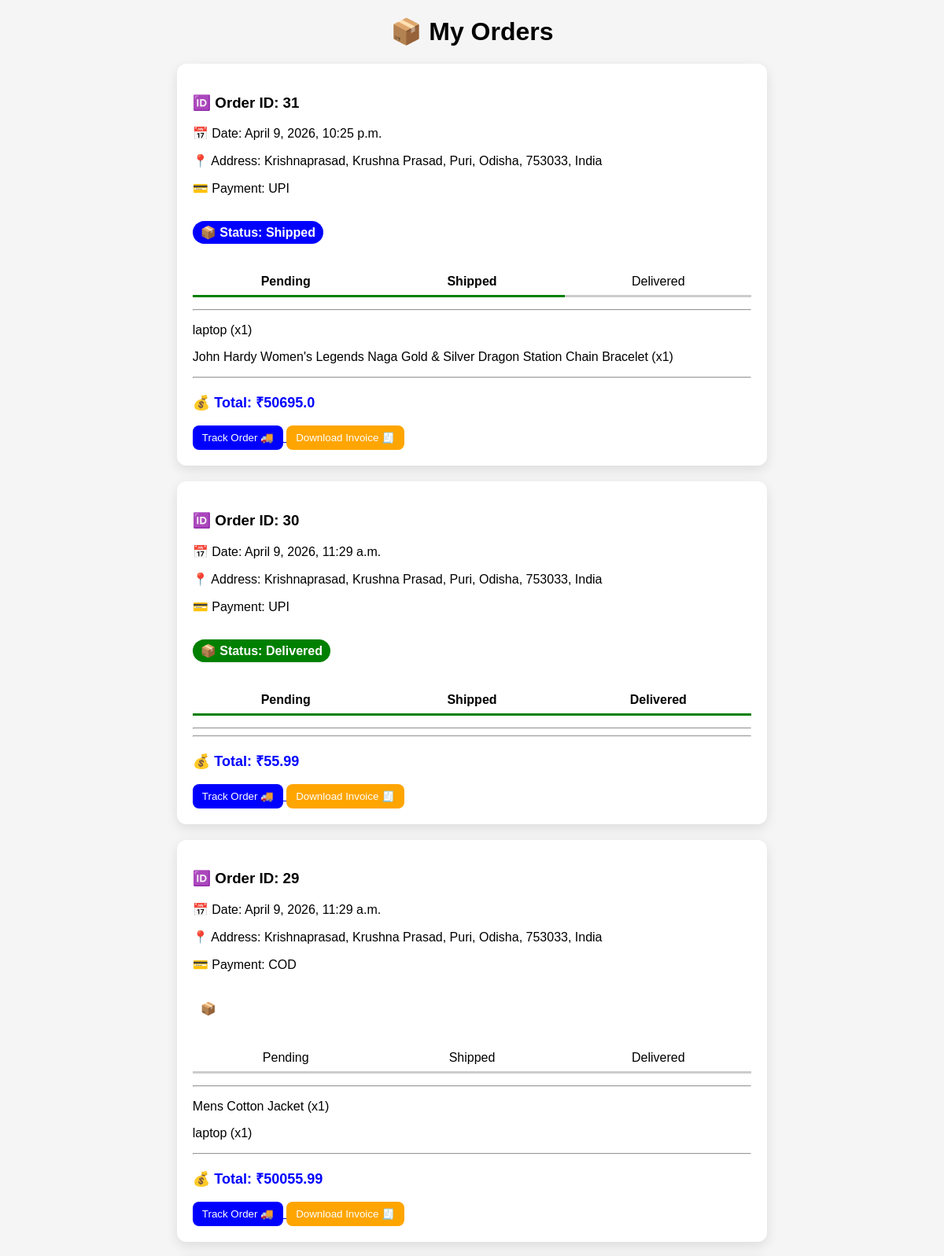
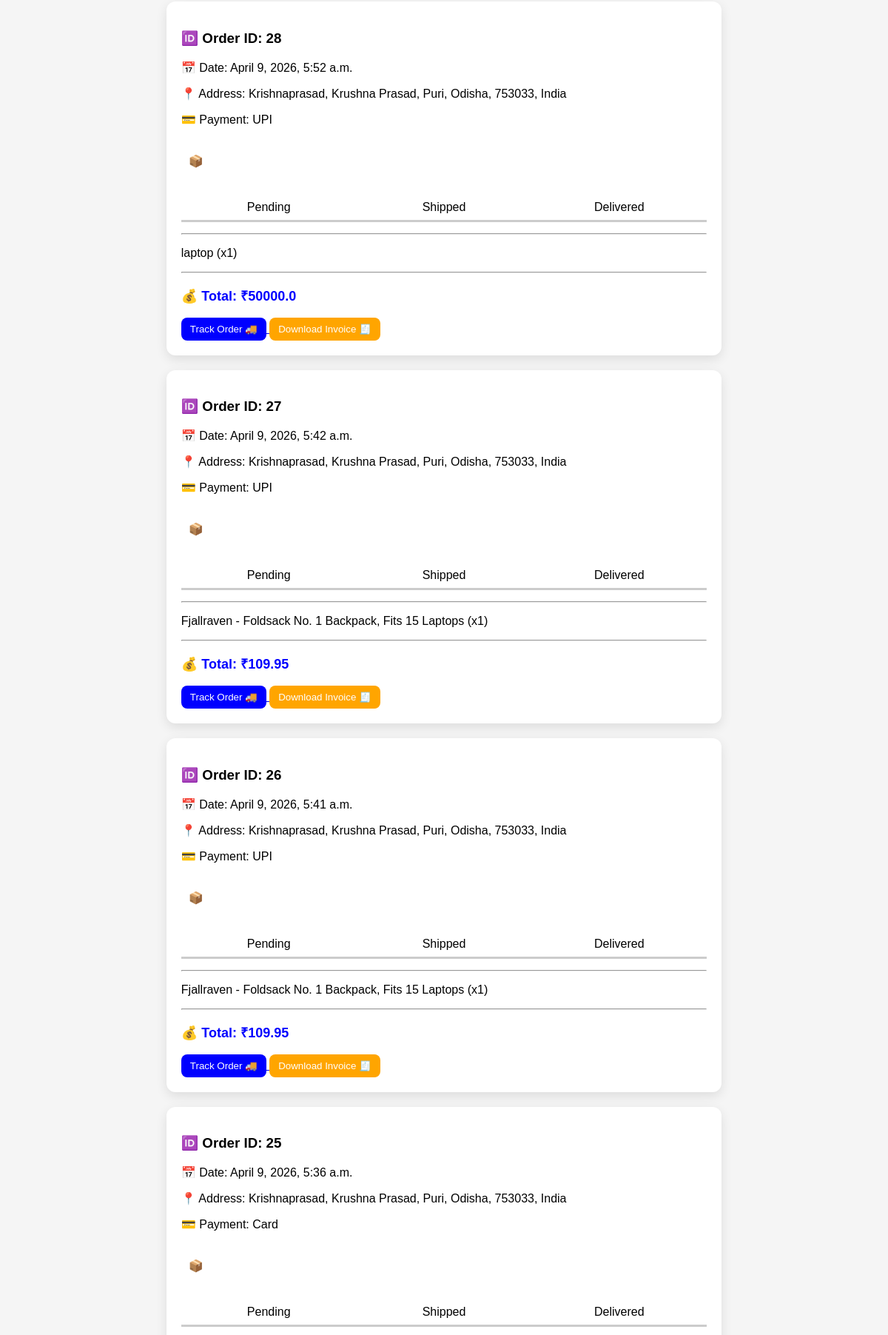
Screenshot of /orders/ (signed in, upper part) with the database file from the repository (2 pictures, top to bottom).
### store/models.py (models this page shows, shortened)
class Order(models.Model):
    STATUS_CHOICES = [
        ('Pending', 'Pending'),
        ('Shipped', 'Shipped'),
        ('Delivered', 'Delivered'),
        ('Cancelled', 'Cancelled'),
    ]
    user = models.ForeignKey(User, on_delete=models.CASCADE)
    address = models.TextField()
    payment_method = models.CharField(max_length=50)
    total_price = models.FloatField()
    status = models.CharField(max_length=20, choices=STATUS_CHOICES, default='Pending')
    created_at = models.DateTimeField(auto_now_add=True)

class OrderItem(models.Model):
    order = models.ForeignKey(Order, on_delete=models.CASCADE)
    product = models.ForeignKey(Product, on_delete=models.CASCADE)
    quantity = models.IntegerField()

class Product(models.Model):
    name = models.CharField(max_length=200)
    price = models.FloatField()
    image = models.URLField()
    category = models.ForeignKey(Category, on_delete=models.CASCADE)
    rating = models.FloatField(default=0)
    stock = models.IntegerField(default=0)

### store/views.py (the view)
# urls.py: path('orders/', views.orders, name='orders'),
@login_required
def orders(request):
    user_orders = Order.objects.filter(user=request.user).order_by('-created_at')
    return render(request, 'orders.html', {'orders': user_orders})

### store/templates/orders.html (shortened to what this page needs)
<!doctype html>
<html>
  <head>
  </head>
  <body>
    <h1>📦 My Orders</h1>
    {% for order in orders %}
    <div class="order-box">
      <h3>🆔 Order ID: {{ order.id }}</h3>
      <p>📅 Date: {{ order.created_at }}</p>
      <p>📍 Address: {{ order.address }}</p>
      <p>💳 Payment: {{ order.payment_method }}</p>
      <p class="status {{ order.status }}">📦 Status: {{ order.status }}</p>
      <div class="track">
        <div
          class="step {% if order.status == 'Pending' or order.status == 'Shipped' or order.status == 'Delivered' %}active{% endif %}"
        >
          Pending
        </div>
        <div
          class="step {% if order.status == 'Shipped' or order.status == 'Delivered' %}active{% endif %}"
        >
          Shipped
        </div>
        <div class="step {% if order.status == 'Delivered' %}active{% endif %}">
          Delivered
        </div>
      </div>
      <hr />
      {% for item in order.orderitem_set.all %}
      <p>{{ item.product.name }} (x{{ item.quantity }})</p>
      {% endfor %}
      <hr />
      <p class="total">💰 Total: ₹{{ order.total_price }}</p>
      <a href="/track/{{ order.id }}/">
        <button style="background: blue; color: white">Track Order 🚚</button>
      </a>
      <a href="/invoice/{{ order.id }}/">
        <button style="background: orange; color: white">
          Download Invoice 🧾
        </button>
      </a>
    </div>
    {% empty %}
    <h2 style="text-align: center">No Orders Yet 😢</h2>
    {% endfor %}
  </body>
</html>

### store/templates/orders.html (style rules this page uses)
body { font-family: Arial; background: #f5f5f5; }
h1 { text-align: center; }
.order-box { width: 60%; margin: 20px auto; background: white; padding: 20px; border-radius: 12px; box-shadow: 0px 5px 15px rgba(0, 0, 0, 0.1); animation: fadeIn 0.5s ease-in-out; }
.status { padding: 5px 10px; border-radius: 20px; color: white; display: inline-block; font-weight: bold; }
.Shipped { background: blue; }
.Delivered { background: green; }
.total { font-size: 18px; font-weight: bold; color: blue; }
.track { display: flex; justify-content: space-between; margin: 15px 0; }
.step { flex: 1; text-align: center; border-bottom: 3px solid #ccc; padding: 8px; }
.active { border-color: green; font-weight: bold; }
button { padding: 8px 12px; border: none; cursor: pointer; border-radius: 8px; }

### rows the page displays
Order: id "31", created_at "April 9, 2026, 10:25 p.m.", address "Krishnaprasad, Krushna Prasad, Puri, Odisha, 753033, India", payment_method "UPI", status "Shipped", total_price "50695.0"
OrderItem: product.name "laptop", quantity "1"
OrderItem: product.name "John Hardy Women's Legends Naga Gold & Silver Dragon Station Chain Bracelet", quantity "1"
Order: id "30", created_at "April 9, 2026, 11:29 a.m.", address "Krishnaprasad, Krushna Prasad, Puri, Odisha, 753033, India", payment_method "UPI", status "Delivered", total_price "55.99"
Order: id "29", created_at "April 9, 2026, 11:29 a.m.", address "Krishnaprasad, Krushna Prasad, Puri, Odisha, 753033, India", payment_method "COD", total_price "50055.99"
OrderItem: product.name "Mens Cotton Jacket", quantity "1"
OrderItem: product.name "laptop", quantity "1"
Order: id "28", created_at "April 9, 2026, 5:52 a.m.", address "Krishnaprasad, Krushna Prasad, Puri, Odisha, 753033, India", payment_method "UPI", total_price "50000.0"
OrderItem: product.name "laptop", quantity "1"
Order: id "27", created_at "April 9, 2026, 5:42 a.m.", address "Krishnaprasad, Krushna Prasad, Puri, Odisha, 753033, India", payment_method "UPI", total_price "109.95"
OrderItem: product.name "Fjallraven - Foldsack No. 1 Backpack, Fits 15 Laptops", quantity "1"
Order: id "26", created_at "April 9, 2026, 5:41 a.m.", address "Krishnaprasad, Krushna Prasad, Puri, Odisha, 753033, India", payment_method "UPI", total_price "109.95"
OrderItem: product.name "Fjallraven - Foldsack No. 1 Backpack, Fits 15 Laptops", quantity "1"
Order: id "25", created_at "April 9, 2026, 5:36 a.m.", address "Krishnaprasad, Krushna Prasad, Puri, Odisha, 753033, India", payment_method "Card"
